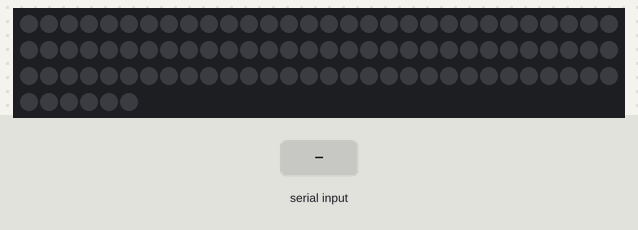
Bench run of a sketch on a simulated Arduino Uno, built with avr-gcc and run on an emulated ATmega328P. Shown: 96 RGB LEDs in strip order, left to right, continuing on the next row. Inputs (shaded band) come from the test bench. Dim RGB values are drawn brighter than linear; random numbers use the default seed unless the sketch sets one.

Above: at 1.2 s.
1.3 s: "T,45\n" received over Serial
At 1.46 s:
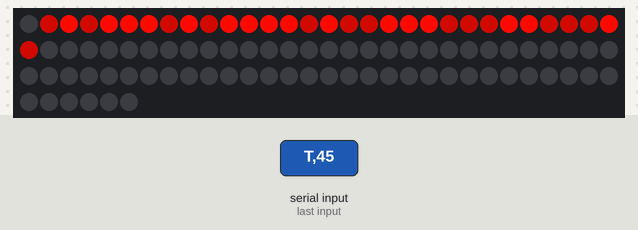
3.7 s: "F,45\n" received over Serial
At 4.7 s:
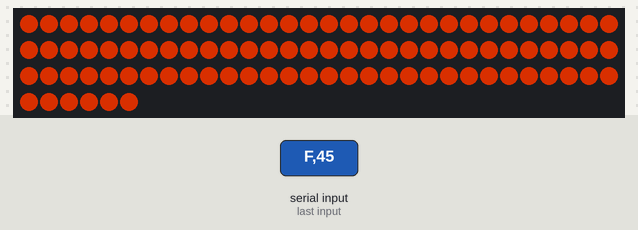
5.2 s: "30,150\n" received over Serial
At 6.3 s:
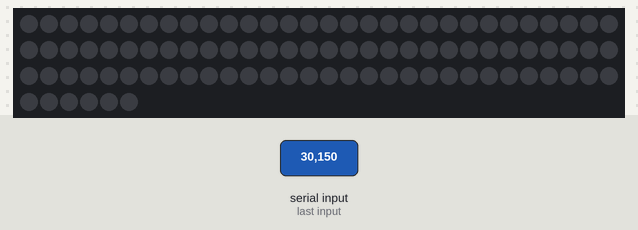
6.7 s: "5\n" received over Serial
At 7.2 s:
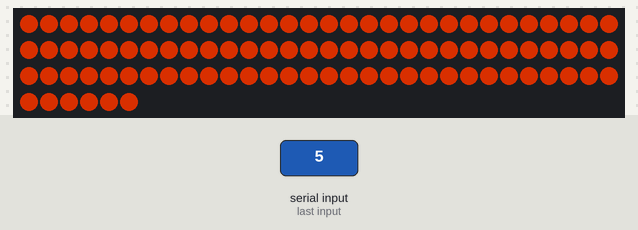
8.2 s: "0\n" received over Serial
At 9.6 s:
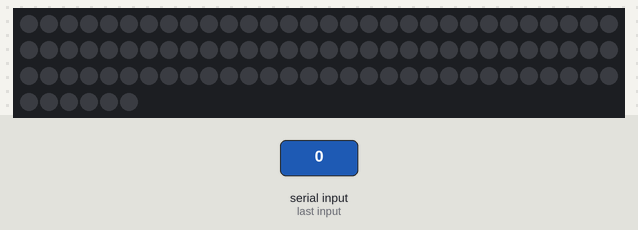
Timing chart, 0 to 10.7 s (numbered marks = the images above; inputs shaded):
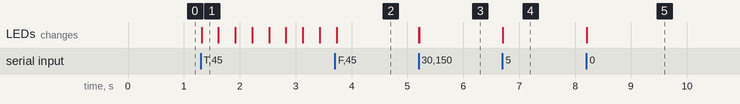

The sketch:

light.ino
```cpp
#include <FastLED.h>

/* Anzahl der Leds */
#define NUM_LEDS    96

/* Angabe der Helligkeit */
#define BRIGHTNESS  255

/* Angabe des LED-Strips */
#define LED_TYPE    WS2801

/* Angabe der Farbwerte */
#define COLOR_ORDER RGB

/* Pin-Belegung zur "Ansteuerung" des LED-Strips */
/* (Master In Slave Out (MOSI) */
#define DATA_PIN 11

/* Serial Clock (SCK) */
#define CLOCK_PIN 13

/**
   Beeinhaltet die einzelnen Emotionen
*/
typedef enum {
  NONE = 0, ANGRY, DISGUSTED, FEARFUL, HAPPY, NEUTRAL, SAD, SURPRISED
} Emotion;

/**
 * Angabe der aktuellen Emotion
 */
static Emotion emotion = NONE;

/**
 * Beinhaltet die Farbwerte dr einzelnen LEDs des Strips
 */
CRGB leds[NUM_LEDS];

/**
 * Angabe, ob Animatation angezeigt werden soll
 */
static bool animationOn = false;

/**
 * Angabe, ob ANimation gewechselt wurde
 */
static volatile bool switched = false;

static uint16_t frame = 0;

/**
 * Farbwerte fuer die Palette setzen
 */
DEFINE_GRADIENT_PALETTE( Sunset_gp ) {
  0, 120,  0,  0,
  22, 179, 22,  0,
  51, 255, 104,  0,
  85, 167, 22, 18,
  135, 100,  0, 103,
  198,  16,  0, 130,
  255,   0,  0, 160
};

/**
 * Farbwerte fuer die Palette setzen
 */
DEFINE_GRADIENT_PALETTE( Angry_gp ) {
  0, 210, 11, 24,
  22, 255, 0,  0,
  51, 163, 6,  6,
  85, 121, 9, 9,
  135, 255,  61, 12,
  198,  255,  84, 0,
  255,  245,  229, 70
};

/**
 * Farbpalette fuer die Animation von Disgusted
 */
CRGBPalette16 disgustedPal = Sunset_gp;

/**
 * Farbpalette fuer die Animation von Angry
 */
CRGBPalette16 angryPal = Angry_gp;

/**
 * Farbpalette fuer die Animation von Fearful
 */
CRGBPalette16 fearfulPal = ForestColors_p;

/**
 * Wartet solange, bis die Zeit abgelaufen ist, oder die Animation beendet wird
 */
static void wait(uint8_t currDelay){
  unsigned long startMillis = millis();
  while ((millis() - startMillis < currDelay) && (!switched)) {
  }
  switched = false;
}

/*----------------------------Animation und Farbangaben---------------------------------*/

/**
 * Animiert die LEDs wellenfoermig.
 */
static void drawWave() {
  FastLED.clear();
  uint8_t value = 0;
  static const uint32_t MAX_VAL = 65536;

  /* LEDs durchlaufen und farbwert ermitteln */
  for (uint8_t i = 0; i < NUM_LEDS; i++) {
    /* Neuen Farbwert ermitteln */
    value = (sin16(frame + ((MAX_VAL / NUM_LEDS) * i)) + (MAX_VAL / 2)) / 256;

    /* Aktuelle LED auf Farbwert setzen, wenn dieser gueltig ist */
    if (value >= 0) {
      leds[i] += CHSV(25, 255, value);
    }
  }
}

/**
 * Setzt die LEDs auf die angebenen Animation/Farbwerte fuer die Emotion Neutral
 */
static void illuminateNeutral() {
  static const uint16_t ANIMATE_SPEED = 100;
  /* Pruefen, ob die LEDs animiert werden sollen */
  if (animationOn) {
    drawWave();
  }
  else {
    /* LEDs auf angegebenen Farbwert setzen */
    fill_solid(leds, NUM_LEDS, CRGB(138, 30, 0));
  }
  FastLED.show();
  frame += ANIMATE_SPEED;
}

/**
 * Animiert die LEDs wie einen bunten Kometen mit Richtungswechsel.
 */
static void drawComet() {
  static const uint8_t FADE_AMOUNT = 128;
  static const uint8_t COMET_SIZE = 30;
  static const uint8_t DELTA_HUE = 4;

  static uint8_t hue = HUE_RED;
  static int dir = 1;
  static int pos = 0;

  /* Farbwert wird weiter gesetzt */
  hue += DELTA_HUE;
  /* Position wird weiter gesetzt */
  pos += dir;

  /* Pruefen, ob der Komet seine Richtung aendern soll */
  if (pos == (NUM_LEDS - COMET_SIZE) || pos == 0) {
    dir *= -1;
  }

  /* Farbwert der LEDs setzen */
  for (uint8_t i = 0; i < COMET_SIZE; i++) {
    leds[pos + i].setHue(hue);
  }

  /* Farbwert der LEDs zufaellig abdunkeln */
  for (uint8_t j = 0; j < NUM_LEDS; j++) {
    if (random(10) > 5) {
      leds[j] = leds[j].fadeToBlackBy(FADE_AMOUNT);
    }
  }
  wait(20);
}

/**
 * Setzt die LEDs auf die angebenen Animation/Farbwerte fuer die Emotion Happy
 */
static void illuminateHappy() {
  /* Pruefen, ob die LEDs animiert werden sollen */
  if (animationOn) {
    drawComet();
  }
  else {
    /* LEDs auf angegebenen Farbwert setzen */
    fill_solid(leds, NUM_LEDS, CRGB(224, 80, 0));

  }
  FastLED.show();
}

/**
 * Animiert ein zufaelliges Funkeln der LEDs.
 *
 * @param color Farbe der Funken
 * @param d delay Angabe
 * @param fadeAmount Angabe, um wieviel die leds abdunkeln
 */
static void drawTwinkles(CHSV color, uint8_t d, uint8_t fadeAmount) {
  /* Alle LEDs abdunkeln */
  fadeToBlackBy( leds, NUM_LEDS, fadeAmount);
  /* Zufaellige Position ermitteln */
  uint8_t pos = random16(NUM_LEDS);
  /* Farbwert der LED an der ermittelten Position setzen */
  leds[pos] += color;
  wait(d);
}

/**
 * Setzt die LEDs auf die angebenen Animation/Farbwerte fuer die Emotion Sad
 */
static void illuminateSad() {
  /* Pruefen, ob die LEDs animiert werden sollen */
  if (animationOn) {
    drawTwinkles(CHSV(130 + random8(90), 200, 255), 30, 7);
  }
  else {
    /* LEDs auf angegebenen Farbwert setzen */
    fill_solid(leds, NUM_LEDS, CRGB(80, 0, 224));
  }
  FastLED.show();
}

/**
 * Animiert die LEDs als pulsierenden Ring, der sich vor und zurueck bewegt.
 */
static void drawForwardBackward() {
  /* Angabe der BPM zu denen die LEDs pulsieren */
  static const uint8_t BPM = 62;
  uint8_t beat = beatsin8(BPM, 64, 255);
  /* LEDs durchlaufen und Farbwert anpassen */
  for (uint8_t i = 0; i < NUM_LEDS; i++) {
    leds[i] = ColorFromPalette(angryPal, (i * 2), beat - (i * 10));
  }
}

/**
 * Setzt die LEDs auf die angebenen Animation/Farbwerte fuer die Emotion Angry
 */
static void illuminateAngry() {
  /* Pruefen, ob die LEDs animiert werden sollen */
  if (animationOn) {
    drawForwardBackward();
  }
  else {
    /* LEDs auf angegebenen Farbwert setzen */
    fill_solid(leds, NUM_LEDS, CRGB(224, 0, 0));
  }
  FastLED.show();
}

/**
 * Animiert die LEDs mit einem weichen Farbverlauf in den Farben eines Sonnenuntergangs.
 */
static void drawSunset() {
  static uint8_t disgustedPalIdx = 0;
  /* Aendert den Farbewert der LEDs zu der Farbe, die ueber den passenden Index der Palette erreicht wird */
  fill_palette(leds, NUM_LEDS, disgustedPalIdx, 255 / NUM_LEDS, disgustedPal, 255, LINEARBLEND);

  EVERY_N_MILLISECONDS(10) {
    /* Farbwert veraendern, in dem der Indes der Palette weiter gesetzt wird */
    disgustedPalIdx++;
  }
}

/**
 * Setzt die LEDs auf die angebenen Animation/Farbwerte fuer die Emotion Disgusted
 */
static void illuminateDisgusted() {
  /* Pruefen, ob die LEDs animiert werden sollen */
  if (animationOn) {
    drawSunset();
  }
  else {
    /* LEDs auf angegebenen Farbwert setzen */
    fill_solid(leds, NUM_LEDS, CRGB(180, 0, 50));
  }
  FastLED.show();
}

/**
 * Animiert die LEDs mit einer Hintergrundfarbe und zufaellig bewegten LEDs.
 */
static void drawBeatWave() {
  uint8_t outer = beatsin8(30, 0, NUM_LEDS-1);
  uint8_t outer1 = beatsin8(40, 0, NUM_LEDS-1);
  uint8_t outer2 = beatsin8(50, 0, NUM_LEDS-1);
  uint8_t outer3 = beatsin8(60, 0, NUM_LEDS-1);
  uint8_t outer4 = beatsin8(70, 0, NUM_LEDS-1);

  uint8_t wave1 = beatsin8(9, 0, 255);

  for (int i = 0; i < NUM_LEDS; i++) {
    leds[i] = ColorFromPalette(fearfulPal, i+wave1, 255, LINEARBLEND);
  }

  leds[outer] = CRGB::Aqua;
  leds[outer1] = CRGB::Aqua;
  leds[outer2] = CRGB::Aqua;
  leds[outer3] = CRGB::Aqua;
  leds[outer4] = CRGB::Aqua;

  nscale8(leds, NUM_LEDS, 200);
}


/**
 * Setzt die LEDs auf die angebenen Animation/Farbwerte fuer die Emotion Fearful
 */
static void illuminateFearful() {
  /* Pruefen, ob die LEDs animiert werden sollen */
  if (animationOn) {
    drawBeatWave();
  }
  else {
    /* LEDs auf angegebenen Farbwert setzen */
    fill_solid(leds, NUM_LEDS, CRGB(0, 150, 20));
  }
  FastLED.show();
}

/**
 * Setzt die LEDs auf die angebenen Animation/Farbwerte fuer die Emotion Surprised
 */
static void illuminateSurprised() {
  /* Pruefen, ob die LEDs animiert werden sollen */
  if (animationOn) {
    drawTwinkles(CHSV(0,0,BRIGHTNESS), 20, 15);
  }
  else {
    /* LEDs auf angegebenen Farbwert setzen */
    fill_solid(leds, NUM_LEDS, CRGB(50, 50, 120));
  }
  FastLED.show();
}

/* ----------------------------------------------------------------------------- */

/**
 * Initialisiert die LEDs.
 */
void setup() {
  Serial.begin(9600);
  FastLED.addLeds<LED_TYPE, DATA_PIN, CLOCK_PIN, COLOR_ORDER>(leds, NUM_LEDS).setCorrection(TypicalLEDStrip);
  FastLED.setBrightness(BRIGHTNESS);
}

/**
 * Main-Loop
 * Sorgt dafuer, dass die LEDs veraendert werden koennen.
 */
void loop() {
  /* Lesen der Daten vom PI */
  char temp = Serial.read();

  /* Pruefen, ob die Animation ausgeschaltet wurde */
  if (temp == 'F') {
    animationOn = false;
    switched = true;
  }
  /* Pruefen, ob die Animation angeschaltet wurde */
  else if (temp == 'T') {
    animationOn = true;
  }
  /* Umwandeln des gelesenen Zeichens in eine Zahl */
  else {
    temp = temp - '0';
  }

  /* Pruefen, ob die gespeicherte Zahl einer Emotion entspricht */
  if ((emotion != temp) && (temp >= 0) && (temp < 8)) {
    emotion = (Emotion) temp;
    switched = true;
  }

  /* Je nach Emotion, Farbe oder Animation der LEDs anpassen */
  switch (emotion) {
    /* Keine Emotion -> LEDs aus */
    case NONE:
      FastLED.clear();
      FastLED.show();
      break;
    case NEUTRAL:
      illuminateNeutral();
      break;
    case HAPPY:
      illuminateHappy();
      break;
    case SAD:
      illuminateSad();
      break;
    case ANGRY:
      illuminateAngry();
      break;
    case DISGUSTED:
      illuminateDisgusted();
      break;
    case FEARFUL:
      illuminateFearful();
      break;
    case SURPRISED:
      illuminateSurprised();
      break;
    default:
      break;
  }
}
```

Measured:
- after the input at 1.3 s, the LEDs: change at once (image 1)
- after the input at 5.2 s, the LEDs: first change at once (image 3 shows a later state)
- after the input at 6.7 s, the LEDs: change at once (image 4)
- after the input at 8.2 s, the LEDs: change at once (image 5)
